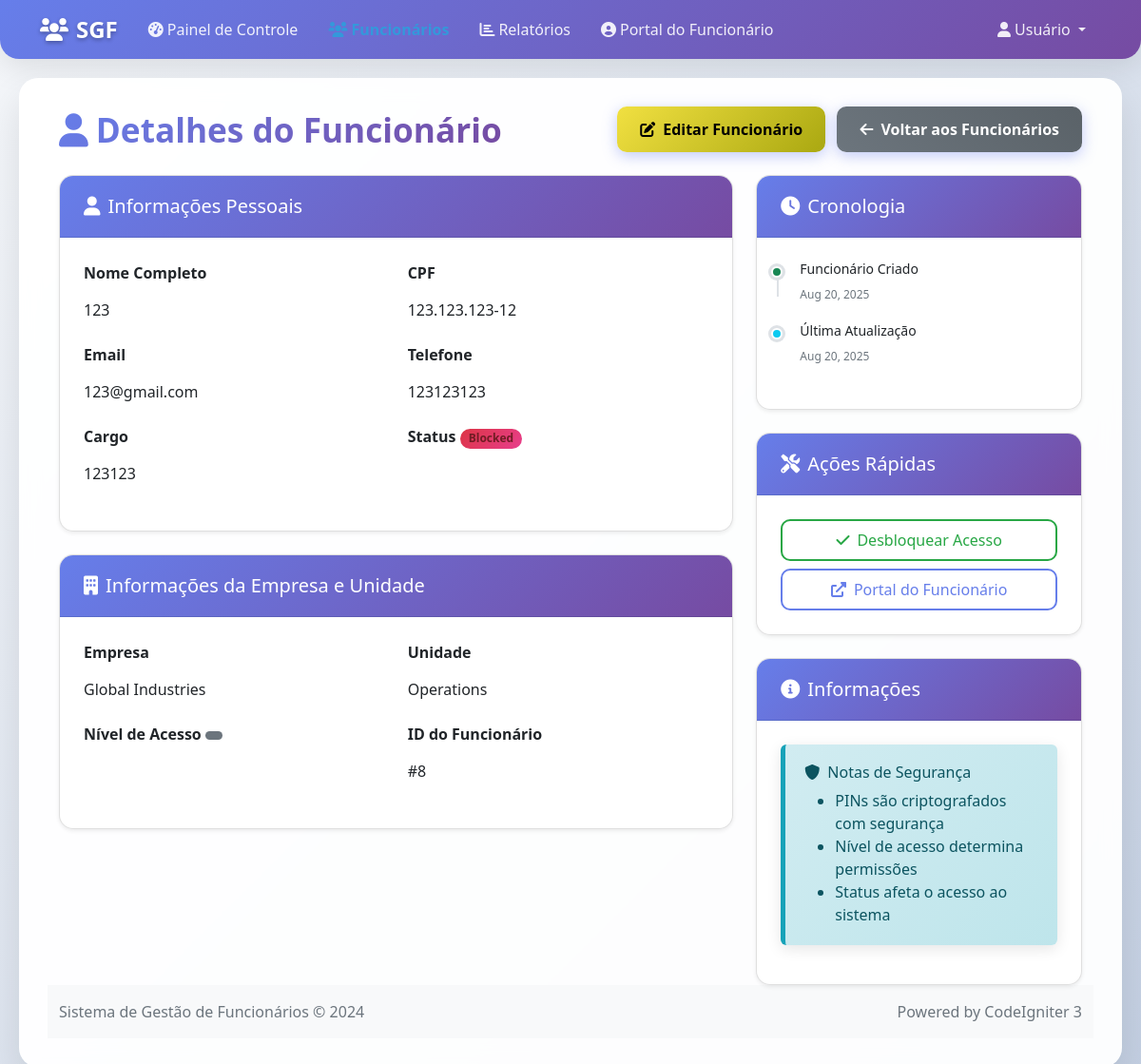
The app's page /employees/view/8, older data.
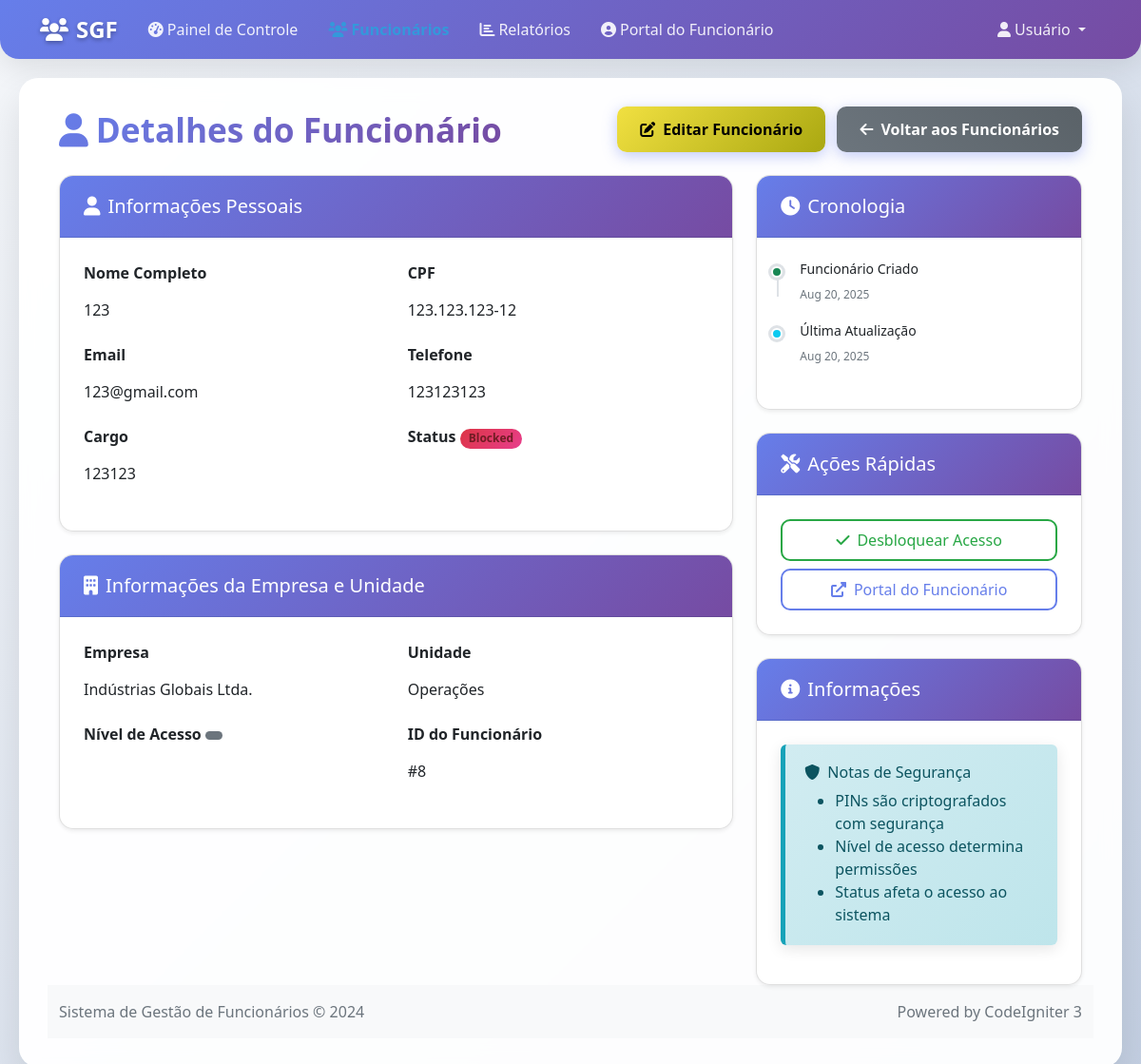
The same page, newer data.
### tables this page shows
CREATE TABLE `employees`  (
  `id` int NOT NULL AUTO_INCREMENT,
  `cpf` varchar(14) NOT NULL,
  `name` varchar(100) NOT NULL,
  `email` varchar(100) NOT NULL,
  `phone` varchar(20) NOT NULL,
  `position` varchar(100) NOT NULL,
  `unit_id` int NOT NULL,
  `company_id` int NOT NULL,
  `access_level` enum('basic','intermediate','advanced','admin') NULL DEFAULT 'basic',
  `status` enum('active','vacation','blocked','inactive') NULL DEFAULT 'active',
  `pin_4digit` varchar(255) NOT NULL,
  `pin_6digit` varchar(255) NOT NULL,
  `photo_path` varchar(255) NULL DEFAULT NULL,
  `created_at` timestamp NOT NULL DEFAULT current_timestamp,
  `updated_at` timestamp NOT NULL DEFAULT current_timestamp ON UPDATE CURRENT_TIMESTAMP,
  PRIMARY KEY (`id`) USING BTREE,
  UNIQUE INDEX `cpf`(`cpf` ASC) USING BTREE,
  UNIQUE INDEX `email`(`email` ASC) USING BTREE,
  INDEX `unit_id`(`unit_id` ASC) USING BTREE,
  INDEX `company_id`(`company_id` ASC) USING BTREE,
  CONSTRAINT `employees_ibfk_1` FOREIGN KEY (`unit_id`) REFERENCES `units` (`id`) ON DELETE CASCADE ON UPDATE RESTRICT,
  CONSTRAINT `employees_ibfk_2` FOREIGN KEY (`company_id`) REFERENCES `companies` (`id`) ON DELETE CASCADE ON UPDATE RESTRICT
);

CREATE TABLE `companies`  (
  `id` int NOT NULL AUTO_INCREMENT,
  `name` varchar(100) NOT NULL,
  `code` varchar(20) NOT NULL,
  `status` enum('active','inactive') NULL DEFAULT 'active',
  `created_at` timestamp NOT NULL DEFAULT current_timestamp,
  PRIMARY KEY (`id`) USING BTREE,
  UNIQUE INDEX `code`(`code` ASC) USING BTREE
);

CREATE TABLE `units`  (
  `id` int NOT NULL AUTO_INCREMENT,
  `name` varchar(100) NOT NULL,
  `code` varchar(20) NOT NULL,
  `company_id` int NOT NULL,
  `status` enum('active','inactive') NULL DEFAULT 'active',
  `created_at` timestamp NOT NULL DEFAULT current_timestamp,
  PRIMARY KEY (`id`) USING BTREE,
  INDEX `company_id`(`company_id` ASC) USING BTREE,
  CONSTRAINT `units_ibfk_1` FOREIGN KEY (`company_id`) REFERENCES `companies` (`id`) ON DELETE CASCADE ON UPDATE RESTRICT
);

### application/controllers/Employees.php (called while the page is built, shortened)
<?php
class Employees extends CI_Controller {
    public function __construct() {
        $this->load->library('session');
        $this->load->library('form_validation');
        $this->load->model('Employee_model');
    }
    public function view($id) {
        $employee = $this->Employee_model->get_employee($id);
        $data['employee'] = $employee;
        $data['title'] = 'Employee Details';
        $this->load->view('templates/header', $data);
        $this->load->view('employees/view', $data);
        $this->load->view('templates/footer');
    }
}

### index.php (called while the page is built, shortened)
<?php
require_once BASEPATH.'core/CodeIgniter.php';

### application/models/Employee_model.php (called while the page is built, shortened)
<?php
class Employee_model extends CI_Model {
    public function get_employee($id) {
        $this->db->select('e.*, u.name as unit_name, c.name as company_name');
        $this->db->from('employees e');
        $this->db->join('units u', 'u.id = e.unit_id');
        $this->db->join('companies c', 'c.id = e.company_id');
        $this->db->where('e.id', $id);
        $query = $this->db->get();
        return $query->row();
    }
}

### application/views/employees/view.php (the view, shortened to what the changed rows need)
<div class="row">
    <div class="col-12">
        <div class="d-flex justify-content-between align-items-center mb-4">
            <h1 class="h3 mb-0">
                <i class="fas fa-user me-2"></i>Detalhes do Funcionário
            </h1>
        </div>
    </div>
</div>
<div class="row">
    <div class="col-md-8">
        <div class="card">
            <div class="card-body">
                <div class="row">
                    <div class="col-md-6 mb-3">
                        <label class="form-label fw-bold">Nome Completo</label>
                        <p class="form-control-plaintext"><?php echo $employee->name; ?></p>
                    </div>
                    <div class="col-md-6 mb-3">
                        <label class="form-label fw-bold">CPF</label>
                        <p class="form-control-plaintext"><?php echo $employee->cpf; ?></p>
                    </div>
                </div>
                <div class="row">
                    <div class="col-md-6 mb-3">
                        <label class="form-label fw-bold">Email</label>
                        <p class="form-control-plaintext"><?php echo $employee->email; ?></p>
                    </div>
                    <div class="col-md-6 mb-3">
                        <label class="form-label fw-bold">Telefone</label>
                        <p class="form-control-plaintext"><?php echo $employee->phone; ?></p>
                    </div>
                </div>
                <div class="row">
                    <div class="col-md-6 mb-3">
                        <label class="form-label fw-bold">Cargo</label>
                        <p class="form-control-plaintext"><?php echo $employee->position; ?></p>
                    </div>
                    <div class="col-md-6 mb-3">
                        <label class="form-label fw-bold">Status</label>
                        <span class="badge status-<?php echo $employee->status; ?>">
                            <?php echo ucfirst($employee->status); ?>
                        </span>
                    </div>
                </div>
            </div>
        </div>
        <div class="card mt-4">
            <div class="card-body">
                <div class="row">
                    <div class="col-md-6 mb-3">
                        <label class="form-label fw-bold">Empresa</label>
                        <p class="form-control-plaintext"><?php echo $employee->company_name; ?></p>
                    </div>
                    <div class="col-md-6 mb-3">
                        <label class="form-label fw-bold">Unidade</label>
                        <p class="form-control-plaintext"><?php echo $employee->unit_name; ?></p>
                    </div>
                </div>
                <div class="row">
                    <div class="col-md-6 mb-3">
                        <label class="form-label fw-bold">ID do Funcionário</label>
                        <p class="form-control-plaintext">#<?php echo $employee->id; ?></p>
                    </div>
                </div>
            </div>
        </div>
    </div>
    <div class="col-md-4">
        <div class="card">
            <div class="card-body">
                <div class="timeline">
                    <div class="timeline-item">
                        <div class="timeline-content">
                            <h6 class="mb-1">Funcionário Criado</h6>
                            <small class="text-muted"><?php echo date('M j, Y', strtotime($employee->created_at)); ?></small>
                        </div>
                    </div>
                    <?php if ($employee->updated_at != $employee->created_at): ?>
                    <div class="timeline-item">
                        <div class="timeline-marker bg-info"></div>
                        <div class="timeline-content">
                            <h6 class="mb-1">Última Atualização</h6>
                            <small class="text-muted"><?php echo date('M j, Y', strtotime($employee->updated_at)); ?></small>
                        </div>
                    </div>
                    <?php endif; ?>
                </div>
            </div>
        </div>
    </div>
</div>

Row changes from the older to the newer data that the page shows:
changed through a linked row, employees "123@gmail.com": company.name "Global Industries" → "Indústrias Globais Ltda."; unit.name "Operations" → "Operações"
